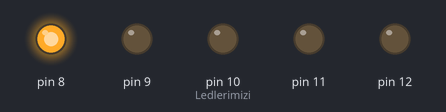
Simulated run of this sketch. Board: Arduino Uno, built with avr-gcc and run on an emulated ATmega328P. Parts: output pins drawn as LEDs (lit = HIGH).

Above: at 0.2 s.
At 1.2 s:
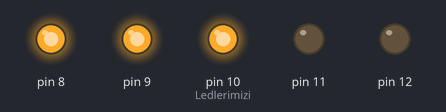
At 2.2 s:
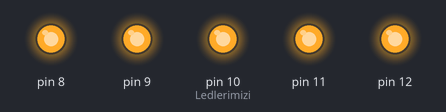
At 2.7 s:
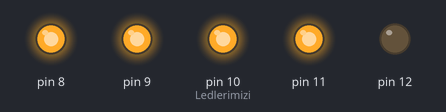
At 4.7 s:
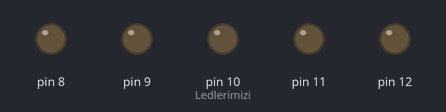
At 5.7 s:
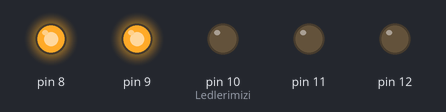
Timing chart, 0 to 6.5 s (numbered marks = the images above):
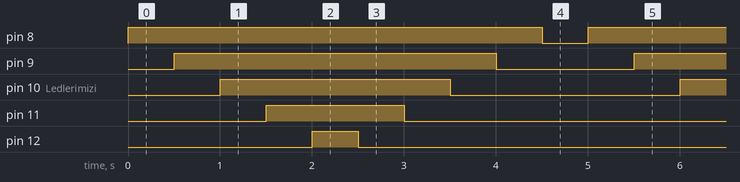

Measured:
- by itself, pin 8: alternates HIGH for 4.5 s and LOW for 0.50 s
- by itself, pin 9: alternates HIGH for 3.5 s and LOW for 1.5 s
- by itself, pin 10 (Ledlerimizi): alternates HIGH for 2.5 s and LOW for 2.5 s
- by itself, pin 11: alternates HIGH for 1.5 s and LOW for 3.5 s
- by itself, pin 12: alternates HIGH for 0.50 s and LOW for 4.5 s

The sketch:

IoT_Problem_Seti_1.ino
```cpp
void setup() {

  pinMode(8 , OUTPUT);
  pinMode(9 , OUTPUT);
  pinMode(10 , OUTPUT);   // Ledlerimizi "OUTPUT" olarak tanımlıyoruz.
  pinMode(11 , OUTPUT);
  pinMode(12 , OUTPUT);

}

void loop() {

  for(int x = 8 ; x < 13 ; x++){
    digitalWrite(x , HIGH);           // Problem Seti 1'de bizden istenildiği gibi led yakmak için basit bir for döngüsü kuruyoruz.
    delay(500);
  }

  for(int x = 12 ; x > 7 ; x--){
    digitalWrite(x , LOW);           // Problem Seti 1'de bizden istenildiği gibi led söndürmek için basit bir for döngüsü kuruyoruz.
    delay(500);
  }

}
```
